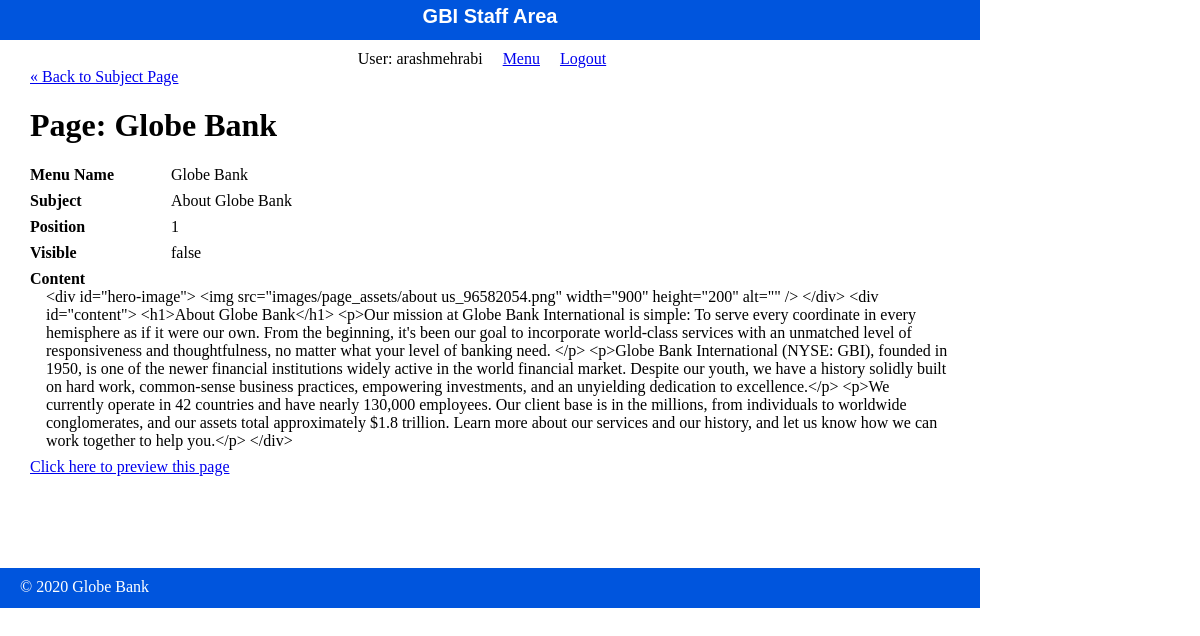
Page /staff/pages/show.php?id=1 (signed in) on the committed database.
### tables this page shows
CREATE TABLE `pages` (
  `id` int(11) NOT NULL AUTO_INCREMENT,
  `subject_id` int(11) DEFAULT NULL,
  `menu_name` varchar(255) DEFAULT NULL,
  `position` int(3) DEFAULT NULL,
  `visible` tinyint(1) DEFAULT NULL,
  `content` text,
  PRIMARY KEY (`id`),
  KEY `fk_subject_id` (`subject_id`)
);

CREATE TABLE `subjects` (
  `id` int(11) NOT NULL AUTO_INCREMENT,
  `menu_name` varchar(255) DEFAULT NULL,
  `position` int(3) DEFAULT NULL,
  `visible` tinyint(1) DEFAULT NULL,
  PRIMARY KEY (`id`)
);

### private/database.php (called while the page is built, shortened)
<?php
  function db_escape($connection, $string) {
    return mysqli_real_escape_string($connection, $string);
  }
?>

### private/query_functions.php (called while the page is built, shortened)
<?php
  function find_subject_by_id($id, $options=[]) {
    global $db;
    $visible = $options['visible'] ?? false;
    $sql = "SELECT * FROM subjects ";
    $sql .= "WHERE id='" . db_escape($db, $id) . "'";
    $result = mysqli_query($db, $sql);
    $subject = mysqli_fetch_assoc($result);
    return $subject;
  }
  function find_page_by_id($id, $options=[]) {
    global $db;
    $visible = $options['visible'] ?? false;
    $sql = "SELECT * FROM pages ";
    $sql .= "WHERE id='" . db_escape($db, $id) . "'";
    $result = mysqli_query($db, $sql);
    $page = mysqli_fetch_assoc($result);
    return $page;
  }
?>

### private/functions.php (called while the page is built, shortened)
<?php
  function url_for($script_path) {
    return WWW_ROOT . $script_path;
  }
  function u($string="") {
    return urlencode($string);
  }
  function h($string="") {
    return htmlspecialchars($string);
  }
?>

### public_html/staff/pages/show.php (the view, shortened to what this page needs)
<?php
  $id = $_GET['id'];
  $page = find_page_by_id($id);
  $subject = find_subject_by_id($page['subject_id']);
?>
<?php include(SHARED_PATH . '/staff_header.php'); ?>
<div id="content">
  <a class="action" href="<?php echo url_for('/staff/subjects/show.php?id=' . h(u($page['subject_id']))); ?>">&laquo; Back to Subject Page</a>
  <div class="page show">
    <h1>Page: <?php echo h($page['menu_name']); ?></h1>
    <dl>
      <dt>Menu Name</dt>
      <dd><?php echo h($page['menu_name']); ?></dd>
    </dl>
    <dl>
      <dt>Subject</dt>
      <dd><?php echo h($subject['menu_name']); ?></dd>
    </dl>
    <dl>
      <dt>Position</dt>
      <dd><?php echo h($page['position']); ?></dd>
    </dl>
    <dl>
      <dt>Visible</dt>
      <dd><?php echo $page['visible'] == 1 ? 'true' : 'false'; ?></dd>
    </dl>
    <dl>
      <dt>Content</dt>
      <dd><?php echo h($page['content']); ?></dd>
    </dl>
    <div class="actions">
     <a class="action" href="<?php echo url_for('/index.php?id=' . h(u($page['id'])) . "&preview=true"); ?>" target="_blank">Click here to preview this page</a>
    </div>
  </div>
</div>
<?php include(SHARED_PATH . '/staff_footer.php'); ?>

### public_html/stylesheets/staff.css (style rules this page uses)
html { height: 100%; width: 100%; }
body { height: 980px; width: 100%; margin: 0; padding: 0; }
#content { width: 920px; min-height: 500px; padding: 0 30px; }
.actions { margin-bottom: 1em; }
dl { clear: both; overflow: hidden; margin: 0.5em 0; }
dt { float: left; font-weight: bold; width: 125px; }
dd { float: left; margin-left: 1em; }

### rows in the picture
pages: menu_name "Globe Bank", position "1", content "<div id=\"hero-image\"> <img src=\"images/page_assets/about us_96582054.png\" width=\"900\" height=\"200\" alt=\"\" /> </div> <div id=\"content\"> <h1>About Globe Bank</h1> <p>Our mission at Globe Bank International is simple: To serve every coordinate in every hemisphere as if it were our own. From the beginning, it's been our goal to incorporate world-class services with an unmatched level of responsiveness and thoughtfulness, no matter what your level of banking need. </p> <p>Globe Bank International (NYSE: GBI), founded in 1950, is one of the newer financial institutions widely active in the world financial market. Despite our youth, we have a history solidly built on hard work, common-sense…"
subjects: menu_name "About Globe Bank"

### other values in the picture
$_SESSION['username'] "arashmehrabi"
